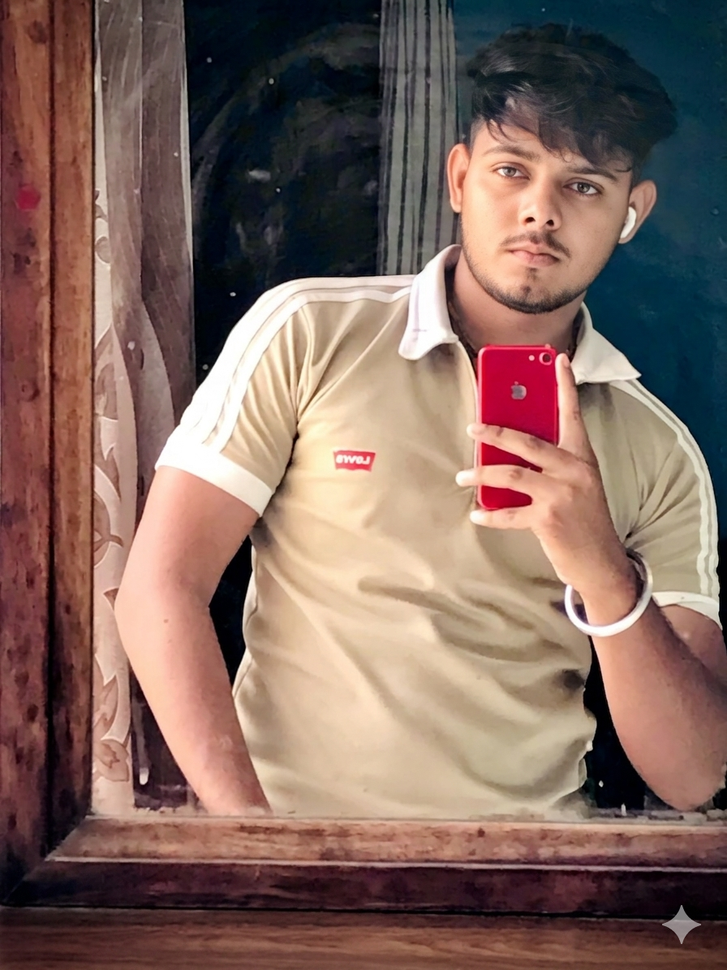
#> input picture cv_assignment/12_DFT/input.png, 727 x 970 px, shrunk from 896 x 1195 before the run
$ python program.py
#> lines starting #> are read from the running program, lines starting #| are printed output that depends on the picture
import cv2
import numpy as np
gray = cv2.imread("input.png", cv2.IMREAD_GRAYSCALE)
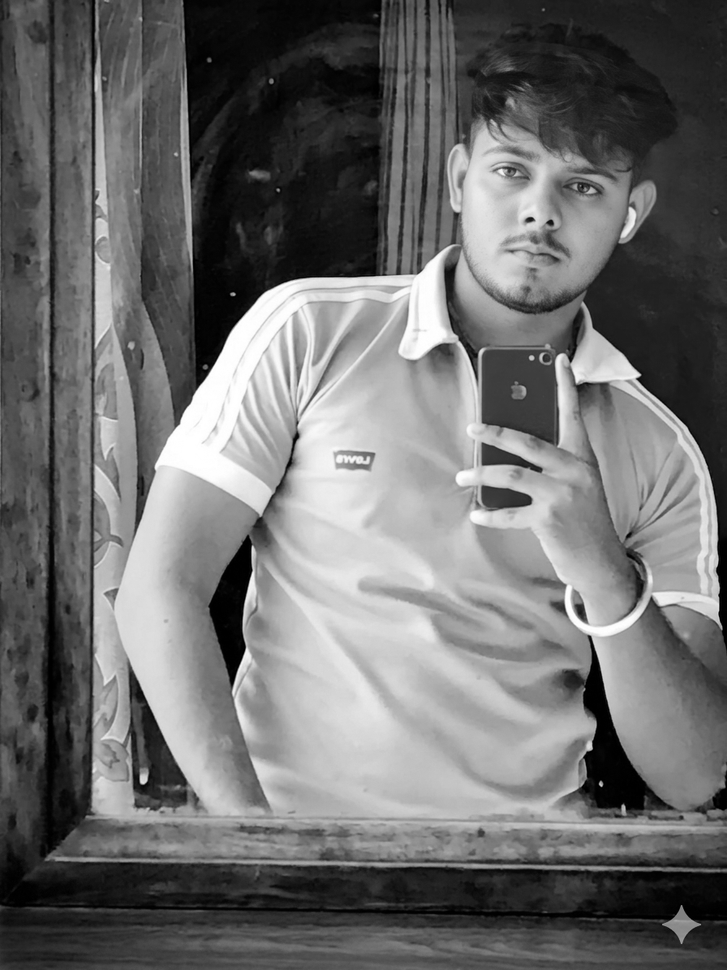
#> gray: shape (970, 727); min 0, max 255, mean 109.3

if gray is None:
    raise FileNotFoundError("input.jpg not found in the current folder.")

print("Original image shape:", gray.shape)
#| Original image shape: (970, 727)
img_float32 = np.float32(gray)
dft = cv2.dft(img_float32, flags=cv2.DFT_COMPLEX_OUTPUT)
print("DFT result shape:", dft.shape)
#| DFT result shape: (970, 727, 2)
dft_shifted = np.fft.fftshift(dft)
print("Shifted DFT result shape:", dft_shifted.shape)
#| Shifted DFT result shape: (970, 727, 2)
magnitude = cv2.magnitude(dft_shifted[:, :, 0], dft_shifted[:, :, 1])
magnitude_log = 20 * np.log(magnitude + 1)  # +1 avoids log(0)
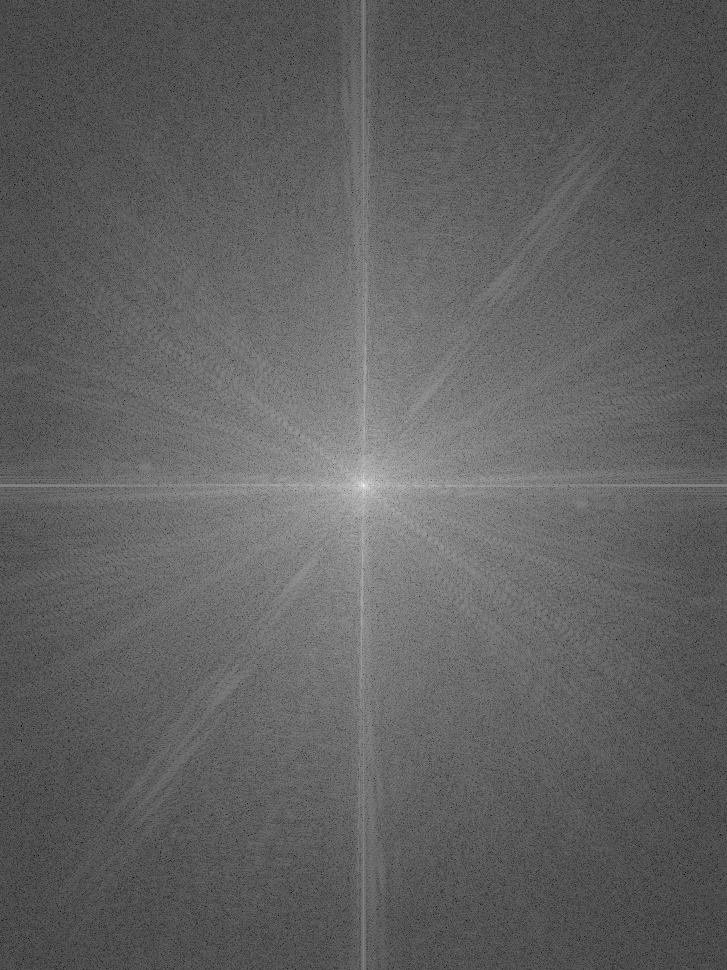
#> magnitude_log: shape (970, 727) float32; min 22.11, max 363.2, mean 152.5; drawn with min black and max white
magnitude_norm = cv2.normalize(magnitude_log, None, 0, 255, cv2.NORM_MINMAX)
magnitude_norm = magnitude_norm.astype(np.uint8)

cv2.imwrite("output.png", magnitude_norm)
print("Saved DFT magnitude visualization to output.png")
